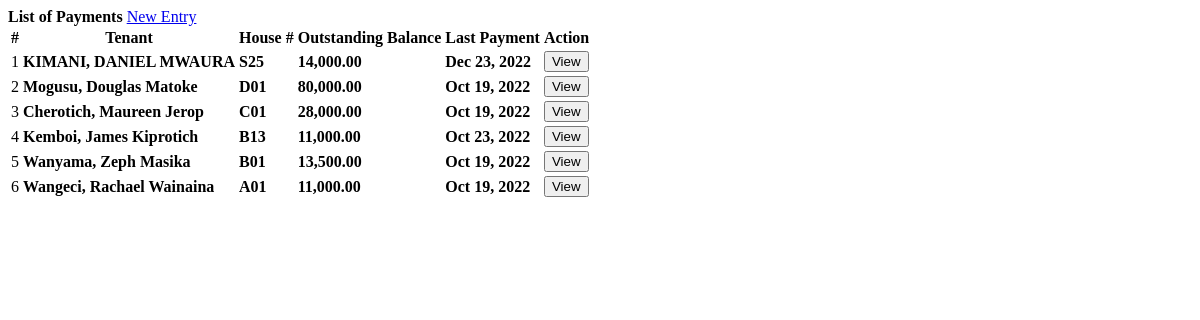
The page /payments.php on the database as committed earlier.
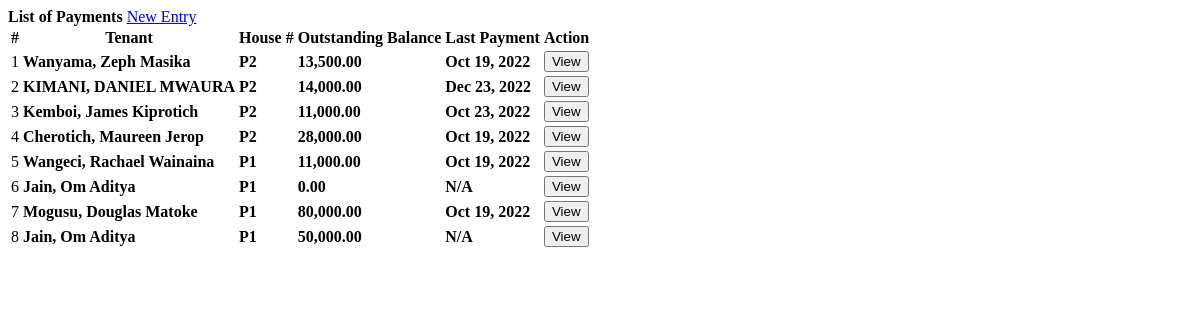
The same page on the database as committed later.
### tables this page shows
CREATE TABLE `tenants` (
  `id` int(30) NOT NULL,
  `firstname` varchar(100) NOT NULL,
  `middlename` varchar(100) NOT NULL,
  `lastname` varchar(100) NOT NULL,
  `email` varchar(100) NOT NULL,
  `contact` varchar(50) NOT NULL,
  `house_id` int(30) NOT NULL,
  `status` tinyint(1) NOT NULL DEFAULT 1 COMMENT '1 = active, 0= inactive',
  `date_in` date NOT NULL
);

CREATE TABLE `houses` (
  `id` int(30) NOT NULL,
  `house_no` varchar(50) NOT NULL,
  `flat_no` varchar(100) NOT NULL,
  `price` double NOT NULL
);

CREATE TABLE `payments` (
  `id` int(30) NOT NULL,
  `tenant_id` int(30) NOT NULL,
  `amount` float NOT NULL,
  `invoice` varchar(50) NOT NULL,
  `date_created` datetime NOT NULL DEFAULT current_timestamp()
);

### payments.php (the view, shortened to what this page needs)
<?php include('db_connect.php');?>
<div class="container-fluid">
	<div class="col-lg-12">
		<div class="row">
			<div class="col-md-12">
				<div class="card">
					<div class="card-header">
						<b>List of Payments</b>
						<span class="float:right"><a class="btn btn-primary btn-block btn-sm col-sm-2 float-right" href="javascript:void(0)" id="new_payment">
					<i class="fa fa-plus"></i> New Entry
				</a></span>
					</div>
					<div class="card-body">
						<table class="table table-condensed table-bordered table-hover">
							<thead>
								<tr>
									<th class="text-center">#</th>
									<th class="">Tenant</th>
									<th class="">House #</th>
									<th class="">Outstanding Balance</th>
									<th class="">Last Payment</th>
									<th class="text-center">Action</th>
								</tr>
							</thead>
							<tbody>
								<?php
								$i = 1;
								$tenants =$conn->query("SELECT t.*,concat(t.lastname,', ',t.firstname,' ',t.middlename) as name,h.house_no,h.price FROM tenants t inner join houses h on h.id = t.house_id where t.status = 1 order by h.house_no desc ");
								while($row=$tenants->fetch_assoc()):
									$months = abs(strtotime(date('Y-m-d')." 23:59:59") - strtotime($row['date_in']." 23:59:59"));
									$months = floor(($months) / (30*60*60*24));
									$payable = $row['price'] * $months;
									$paid = $conn->query("SELECT SUM(amount) as paid FROM payments where tenant_id =".$row['id']);
									$last_payment = $conn->query("SELECT * FROM payments where tenant_id =".$row['id']." order by unix_timestamp(date_created) desc limit 1");
									$paid = $paid->num_rows > 0 ? $paid->fetch_array()['paid'] : 0;
									$last_payment = $last_payment->num_rows > 0 ? date("M d, Y",strtotime($last_payment->fetch_array()['date_created'])) : 'N/A';
									$outstanding = $payable - $paid;
								?>
								<tr>
									<td class="text-center"><?php echo $i++ ?></td>
									<td class="">
										 <p> <b><?php echo ucwords($row['name']) ?></b></p>
									</td>
									<td class="">
										 <p> <b><?php echo $row['house_no'] ?></b></p>
									</td>
									<td class="text-right">
										 <p> <b><?php echo number_format($outstanding,2) ?></b></p>
									</td>
									<td class="">
										 <p><b><?php echo  $last_payment ?></b></p>
									</td>
									<td class="text-center">
										<button class="btn btn-sm btn-outline-primary view_payment" type="button" data-id="<?php echo $row['id'] ?>" >View</button>
									</td>
								</tr>
								<?php endwhile; ?>
							</tbody>
						</table>
					</div>
				</div>
			</div>
		</div>
	</div>
</div>

### payments.php (style rules this page uses)
td { vertical-align: middle !important; }
td p { margin: unset }

Rows that differ between the two databases and show on the page:
changed through a linked row, tenants (number 1 of 8 on the later page): house.house_no "B01" → "P2"; moves up the list
changed through a linked row, tenants "Dec 23, 2022": house.house_no "S25" → "P2"
changed through a linked row, tenants: house.house_no "B13" → "P2"; moves up the list
changed through a linked row, tenants (number 4 of 8 on the later page): house.house_no "C01" → "P2"; moves down the list
changed through a linked row, tenants (number 5 of 8 on the later page): house.house_no "A01" → "P1"; moves up the list
added tenants: name "Jain, Om Aditya", house.house_no "P1", outstanding "0.00", last_payment "N/A"
changed through a linked row, tenants (number 7 of 8 on the later page): house.house_no "D01" → "P1"
added tenants: name "Jain, Om Aditya", house.house_no "P1", outstanding "50,000.00", last_payment "N/A"
